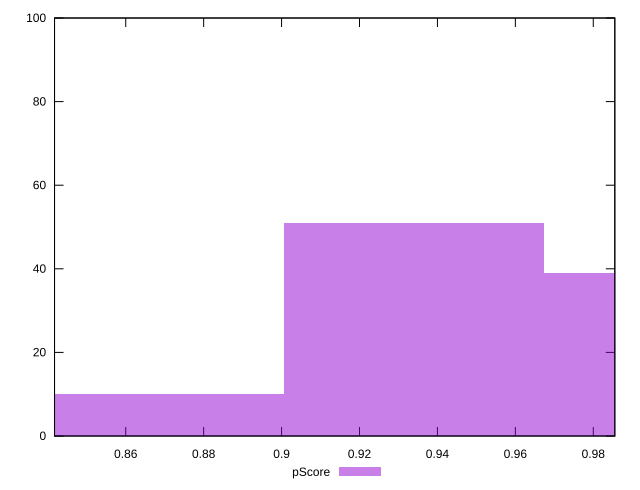

Generate this figure with gnuplot:
reset

$pScore <<EOF
0.8673832121817084 10
0.9341049977341476 51
1.0008267832865867 39
EOF

set key outside below
set boxwidth 0.06672178555243911
set xrange [0.8417241330835183:0.985530857503016]
set yrange [0:100]
set trange [0:100]
set style fill transparent solid 0.5 noborder
set terminal svg size 640, 490 enhanced background rgb 'white'
set output "report_00017_2021-02-10T15-08-03.406Z/bootup-time/samples/pages+cached/pScore/histogram.svg"

plot $pScore title "pScore" with boxes

reset
